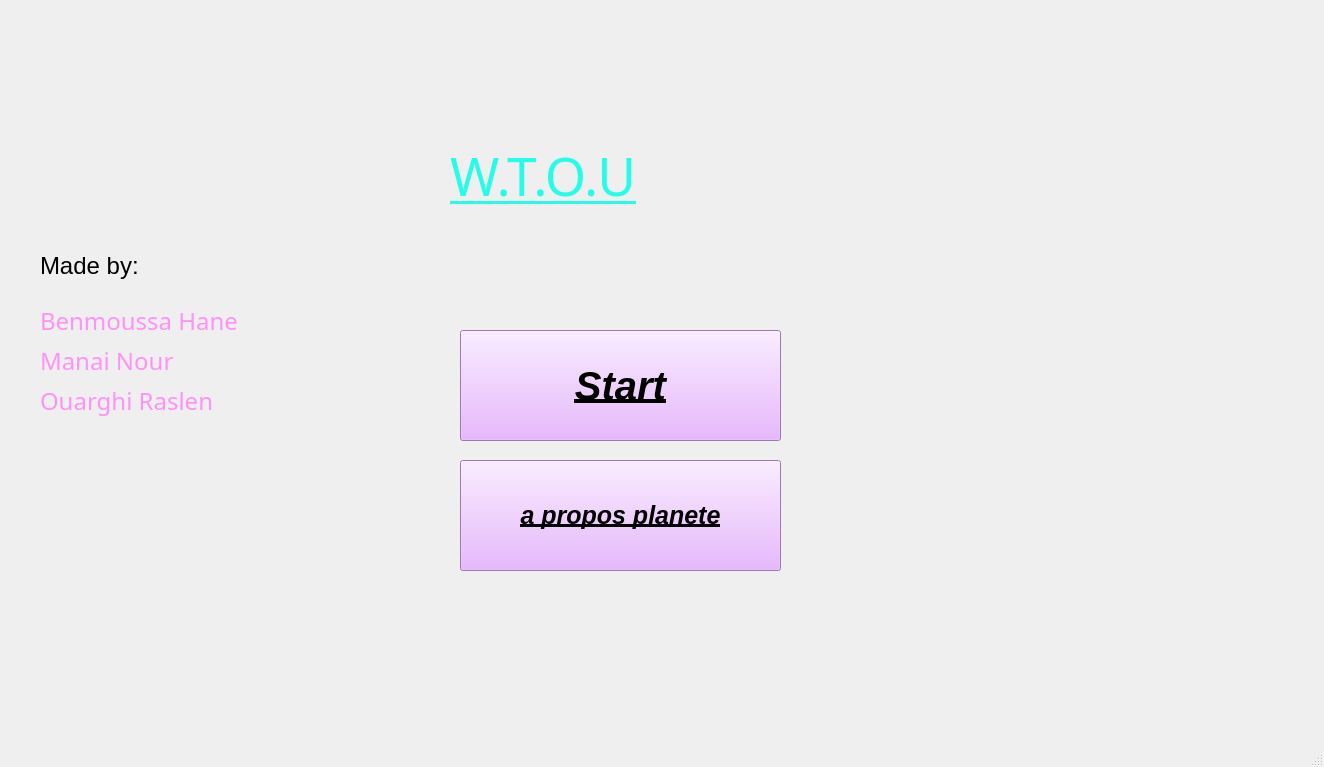
<?xml version="1.0" encoding="UTF-8"?>
<ui version="4.0">
 <class>MainWindow1</class>
 <widget class="QMainWindow" name="MainWindow1">
  <property name="geometry">
   <rect>
    <x>0</x>
    <y>0</y>
    <width>1324</width>
    <height>767</height>
   </rect>
  </property>
  <property name="windowTitle">
   <string>MainWindow</string>
  </property>
  <property name="styleSheet">
   <string notr="true">background-image: url(:/im/278122857_500926461562812_6840722512000301475_n.png);</string>
  </property>
  <widget class="QWidget" name="centralwidget">
   <widget class="QPushButton" name="pushButton">
    <property name="geometry">
     <rect>
      <x>460</x>
      <y>330</y>
      <width>321</width>
      <height>111</height>
     </rect>
    </property>
    <property name="font">
     <font>
      <pointsize>30</pointsize>
      <italic>true</italic>
      <bold>true</bold>
      <underline>true</underline>
     </font>
    </property>
    <property name="styleSheet">
     <string notr="true">
background-color: rgb(227, 162, 255);</string>
    </property>
    <property name="text">
     <string>Start</string>
    </property>
   </widget>
   <widget class="QPushButton" name="pushButton_2">
    <property name="geometry">
     <rect>
      <x>460</x>
      <y>460</y>
      <width>321</width>
      <height>111</height>
     </rect>
    </property>
    <property name="font">
     <font>
      <pointsize>19</pointsize>
      <italic>true</italic>
      <bold>true</bold>
      <underline>true</underline>
     </font>
    </property>
    <property name="cursor">
     <cursorShape>PointingHandCursor</cursorShape>
    </property>
    <property name="styleSheet">
     <string notr="true">background-color: rgb(227, 162, 255);</string>
    </property>
    <property name="text">
     <string>a propos planete</string>
    </property>
   </widget>
   <widget class="QLabel" name="label">
    <property name="geometry">
     <rect>
      <x>450</x>
      <y>80</y>
      <width>731</width>
      <height>191</height>
     </rect>
    </property>
    <property name="font">
     <font>
      <family>Snap ITC</family>
      <pointsize>40</pointsize>
      <underline>true</underline>
     </font>
    </property>
    <property name="styleSheet">
     <string notr="true">color: rgb(37, 253, 233);</string>
    </property>
    <property name="text">
     <string>W.T.O.U</string>
    </property>
   </widget>
   <widget class="QLabel" name="label_2">
    <property name="geometry">
     <rect>
      <x>40</x>
      <y>240</y>
      <width>221</width>
      <height>51</height>
     </rect>
    </property>
    <property name="font">
     <font>
      <pointsize>18</pointsize>
     </font>
    </property>
    <property name="text">
     <string>Made by:</string>
    </property>
   </widget>
   <widget class="QLabel" name="label_3">
    <property name="geometry">
     <rect>
      <x>40</x>
      <y>300</y>
      <width>351</width>
      <height>41</height>
     </rect>
    </property>
    <property name="font">
     <font>
      <family>Segoe Script</family>
      <pointsize>18</pointsize>
      <bold>false</bold>
     </font>
    </property>
    <property name="styleSheet">
     <string notr="true">color: rgb(255, 146, 246);</string>
    </property>
    <property name="text">
     <string>Benmoussa Hane</string>
    </property>
   </widget>
   <widget class="QLabel" name="label_4">
    <property name="geometry">
     <rect>
      <x>40</x>
      <y>345</y>
      <width>281</width>
      <height>31</height>
     </rect>
    </property>
    <property name="font">
     <font>
      <family>Segoe Script</family>
      <pointsize>18</pointsize>
      <bold>false</bold>
     </font>
    </property>
    <property name="styleSheet">
     <string notr="true">color: rgb(255, 146, 246);</string>
    </property>
    <property name="text">
     <string>Manai Nour</string>
    </property>
   </widget>
   <widget class="QLabel" name="label_5">
    <property name="geometry">
     <rect>
      <x>40</x>
      <y>380</y>
      <width>331</width>
      <height>41</height>
     </rect>
    </property>
    <property name="font">
     <font>
      <family>Segoe Script</family>
      <pointsize>18</pointsize>
      <bold>false</bold>
     </font>
    </property>
    <property name="styleSheet">
     <string notr="true">color: rgb(255, 146, 246);</string>
    </property>
    <property name="text">
     <string>Ouarghi Raslen</string>
    </property>
   </widget>
  </widget>
  <widget class="QMenuBar" name="menubar">
   <property name="geometry">
    <rect>
     <x>0</x>
     <y>0</y>
     <width>1324</width>
     <height>25</height>
    </rect>
   </property>
  </widget>
  <widget class="QStatusBar" name="statusbar"/>
 </widget>
 <resources/>
 <connections/>
</ui>
